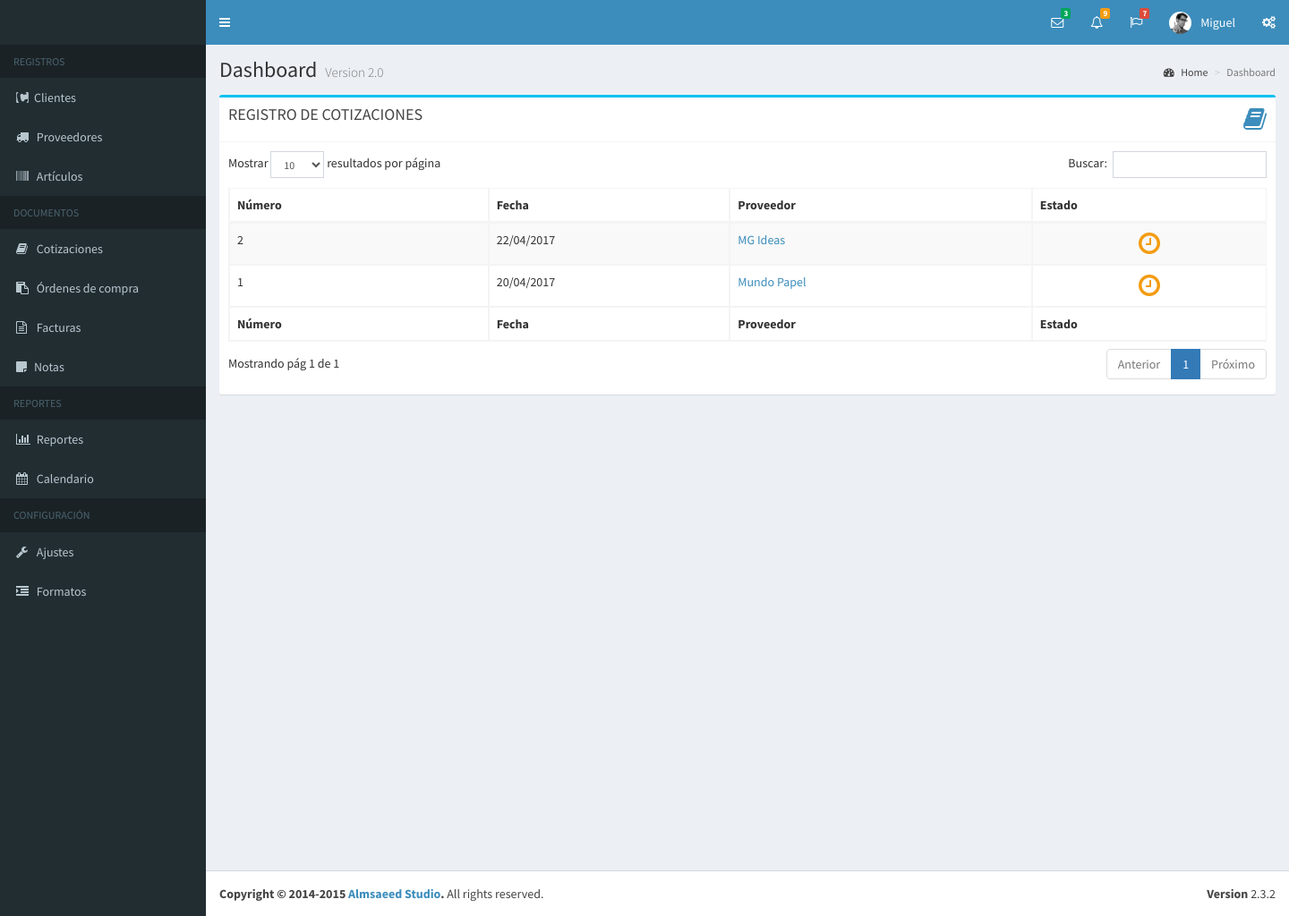
The page /cotizaciones.php?t=solicitud (signed in) on the database as committed earlier.
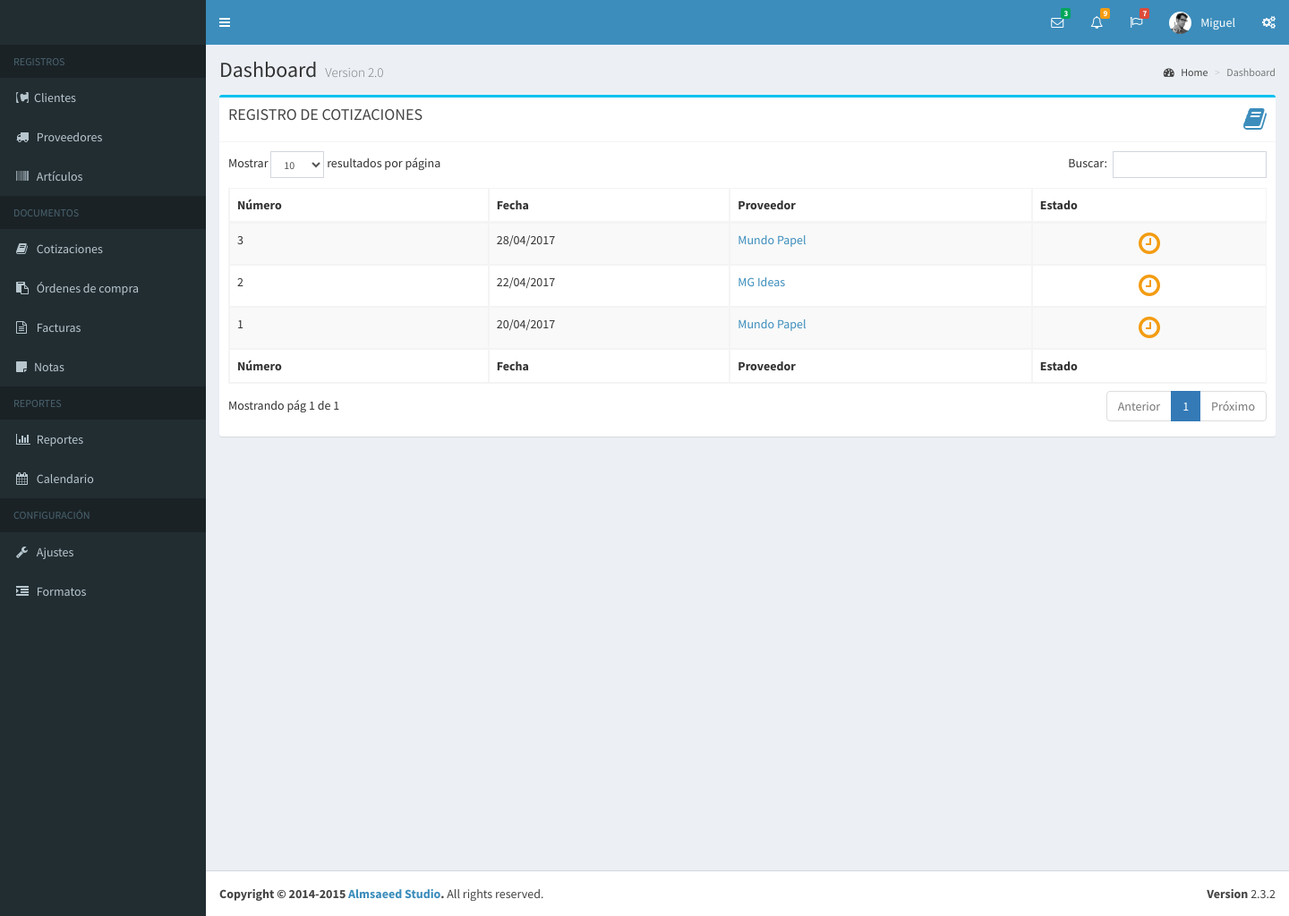
The same page on the database as committed later.
### tables this page shows
CREATE TABLE IF NOT EXISTS `cotizacion` (
  `idCotizacion` int(5) NOT NULL AUTO_INCREMENT,
  `numero` int(4) NOT NULL,
  `Fecha` varchar(10) DEFAULT NULL,
  `fecha_emision` date DEFAULT NULL,
  `fecha_registro` datetime DEFAULT NULL,
  `fecha_modificacion` datetime DEFAULT NULL,
  `fecha_vencimiento` datetime DEFAULT NULL,
  `fecha_venc_sist` datetime DEFAULT NULL,
  `fecha_anulacion` datetime DEFAULT NULL,
  `fecha_aprobacion` datetime DEFAULT NULL,
  `validez` varchar(30) DEFAULT NULL,
  `idCliente` int(5) DEFAULT NULL,
  `Nombre` varchar(51) DEFAULT NULL,
  `Telefono` varchar(20) DEFAULT NULL,
  `Rif` varchar(14) DEFAULT NULL,
  `Fax` varchar(15) DEFAULT NULL,
  `Email` varchar(30) DEFAULT NULL,
  `pcontacto` varchar(30) DEFAULT NULL,
  `idProveedor` int(2) DEFAULT NULL,
  `iva` float DEFAULT NULL,
  `tipo` varchar(12) DEFAULT NULL,
  `CotizAprobada` varchar(5) DEFAULT NULL,
  `SubTotal` varchar(9) DEFAULT NULL,
  `TotalDescto` int(1) DEFAULT NULL,
  `estado` varchar(20) DEFAULT NULL,
  `valor_condicion` int(3) DEFAULT NULL,
  `condicion` varchar(12) DEFAULT NULL,
  `ISV` varchar(8) DEFAULT NULL,
  `Total` decimal(9,2) DEFAULT NULL,
  `introduccion` varchar(200) DEFAULT NULL,
  `Observaciones` varchar(30) DEFAULT NULL,
  `Observaciones1` varchar(100) DEFAULT NULL,
  `Observaciones2` varchar(100) DEFAULT NULL,
  `Observaciones3` varchar(100) DEFAULT NULL,
  `idUsuario` int(11) DEFAULT NULL,
  PRIMARY KEY (`idCotizacion`),
  KEY `idUsuario` (`idUsuario`)
);

CREATE TABLE IF NOT EXISTS `proveedor` (
  `idProveedor` int(7) NOT NULL AUTO_INCREMENT,
  `Nombre` varchar(51) NOT NULL,
  `Rif` varchar(13) NOT NULL,
  `Nit` int(11) DEFAULT NULL,
  `Direccion1` varchar(101) DEFAULT NULL,
  `Direccion2` varchar(101) DEFAULT NULL,
  `Ciudad` varchar(30) DEFAULT NULL,
  `pcontacto` varchar(60) DEFAULT NULL,
  `telefono1` varchar(20) DEFAULT NULL,
  `telefono2` varchar(20) DEFAULT NULL,
  `IdCondicion` int(2) DEFAULT NULL,
  `IdVendedor` int(1) DEFAULT NULL,
  `PagWeb` varchar(30) DEFAULT NULL,
  `Email` varchar(30) DEFAULT NULL,
  `NroPrecio` int(1) DEFAULT NULL,
  PRIMARY KEY (`idProveedor`)
);

### bd/data-usuario.php (called while the page is built, shortened)
<?php
	function obtenerUsuarioPorId( $idu, $dbh ){
		$sql = "select * from usuario where idUsuario = $idu";
		$data_user = mysql_fetch_array( mysql_query ( $sql, $dbh ) );
		return $data_user;
	}
?>

### bd/data-cotizacion.php (called while the page is built, shortened)
<?php
	function obtenerSolicitudesCotizaciones( $link, $idu ){
		$lista_c = array();
		$q = "Select c.idCotizacion as id, c.tipo as tipo, c.numero as numero, c.estado as estado, date_format(c.fecha_emision,'%d/%m/%Y')
		as Fecha, p.Nombre as Nombre, c.Total as Total from cotizacion c, proveedor p
		where c.idCliente = p.idProveedor and c.tipo = 'solicitud' and idUsuario = $idu order by c.fecha_emision DESC";
		$data = mysql_query( $q, $link );
		while( $c = mysql_fetch_array( $data ) ){
			$lista_c[] = $c;
		}
		return $lista_c;
	}
?>

### fn/fn-documento.php (called while the page is built, shortened)
<?php
	function iconoEstado( $estado ){
		$icono = array(
			""	=> array("icono" => " fa-sticky-note", "color" => "verde"),
			"pendiente"	=> array("icono" => "fa-clock-o", "color" => "amarillo"),
			"aprobada"	=> array("icono" => "fa-thumbs-up", "color" => "verde"),
			"pagada"	=> array("icono" => "fa-check", "color" => "azul"),
			"vencida"	=> array("icono" => "fa-calendar-times-o", "color" => "gris"),
			"anulada" 	=> array("icono" => "fa-ban", "color" => "rojo")
		);
		return $icono[$estado];
	}
?>

### subforms/tablas/tabla_cotizaciones.php (the view, shortened to what this page needs)
<?php
	$tipo = "";
	if( isset( $_GET["t"] ) ) $tipo = $_GET["t"];
	if( $tipo == "solicitud" )
		$cotizaciones = obtenerSolicitudesCotizaciones( $dbh, $usuario["idUsuario"] );
	else
		$cotizaciones = obtenerListaCotizaciones( $dbh, $usuario["idUsuario"], "" );
?>
<table id="lista_ctz" class="table table-bordered table-striped">
    <thead>
      <tr>
        <th>Número</th>
        <th>Fecha</th>
        <?php if( $tipo != "solicitud" ) { ?> <th>Cliente</th> <?php } else { ?><th>Proveedor</th> <?php } ?>
        <th>Estado</th>
      </tr>
    </thead>
    <tbody>
        <?php
          foreach( $cotizaciones as $c ){
            if ( $tipo == "solicitud" ) $td = "sctz"; else $td = "ctz";
            $ie = iconoEstado( $c["estado"] );
        ?>
        <tr>
            <td> <?php echo $c["numero"];  ?></td>
            <td> <?php echo $c["Fecha"];  ?></td>
            <td>
              <a href="documento.php?tipo_documento=<?php echo $td; ?>&id=<?php echo $c["id"]; ?>"><?php echo $c["Nombre"]; ?></a>
            </td>
            <td align="center">
              <i class="fa fa-2x <?php echo $ie["icono"]." ".$ie["color"]; ?>"></i>
            </td>
        </tr>
        <?php } ?>
    </tbody>
    <tfoot>
        <tr>
        <th>Número</th>
        <th>Fecha</th>
        <?php if( $tipo != "solicitud" ) { ?> <th>Cliente</th> <?php } else { ?><th>Proveedor</th> <?php } ?>
        <th>Estado</th>
      </tr>
    </tfoot>
</table>

Rows that differ between the two databases and show on the page:
added cotizacion: numero "3", Fecha "28/04/2017", proveedor.Nombre "Mundo Papel"
